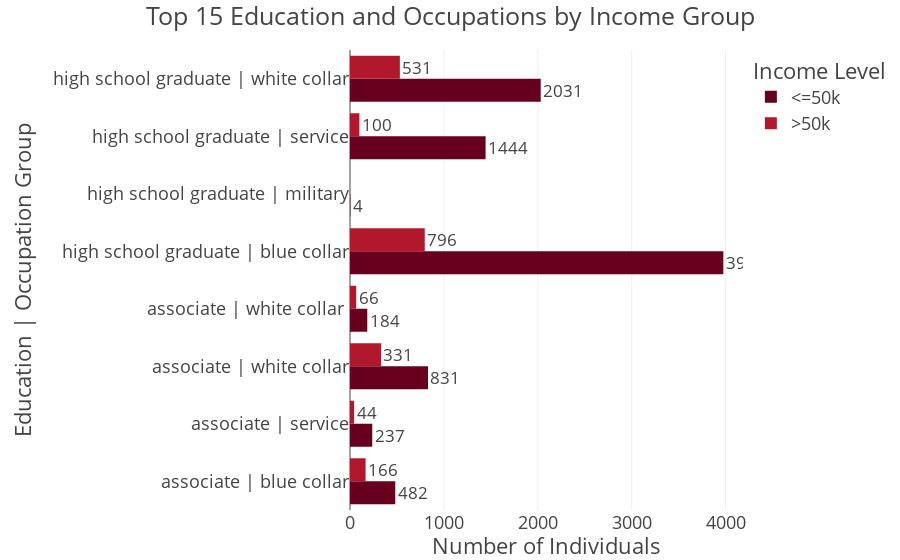
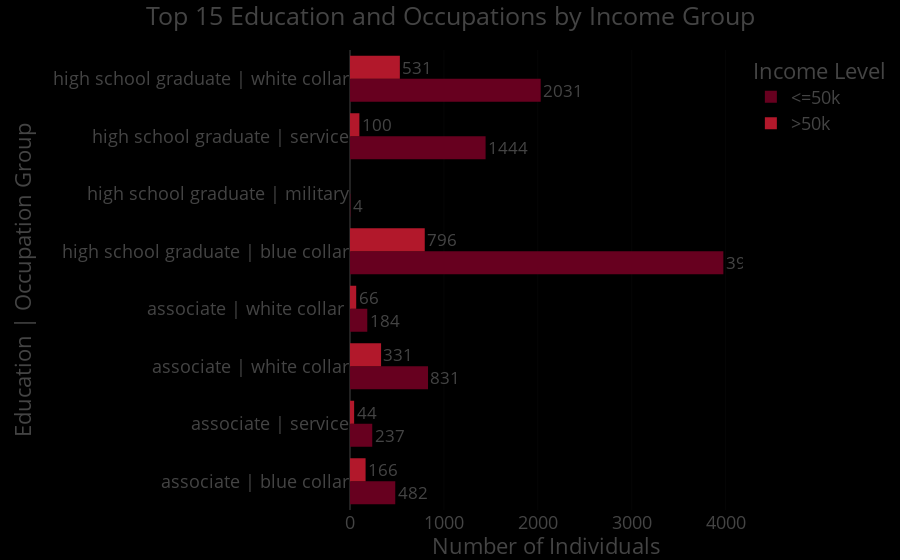

The notebook cell these images were saved under, in order:
### Code cell
num = 15
adult_df_combos = adult_df_income_educ_occ.head(num)

fig = px.bar(
    adult_df_combos,
    x='total_income_distr',
    y='edu_occ',
    color='income',
    orientation='h',
    title=f'Top {num} Education and Occupations by Income Group',
    barmode='group',
    height=500,

    color_discrete_sequence=px.colors.sequential.RdBu,
    text='total_income_distr'
)

fig.update_layout(
    template='presentation',
    xaxis_title='Number of Individuals',
    yaxis_title='Education | Occupation Group',
    legend_title=dict(text='Income Level'),
    margin=dict(l=350, r=50, t=50, b=50)  # fixed typo here
)

fig.update_traces(textposition='outside')
fig.show()
fig.update_layout(template='presentation', paper_bgcolor='rgb(0, 0, 0)', plot_bgcolor='rgb(0, 0, 0)')

# Save in multiple formats
fig.write_image(os.path.join(results_dir, 'income_distribution_by_eduandocc_bar_plot.jpg'))
fig.write_image(os.path.join(results_dir, 'income_distribution_by_eduandocc_bar_plot.png'))
fig.write_html(os.path.join(results_dir, 'income_distribution_by_eduandocc_bar_plot.html'))

fig.show()

### Figure 1 — Plotly figure (JSON) as saved in the notebook; plotly's stock layout.template omitted (floating-point values rounded to 4 significant figures)
{"data": [{"alignmentgroup": "True", "hovertemplate": "income=<=50k<br>total_income_distr=%{text}<br>edu_occ=%{y}<extra></extra>", "legendgroup": "<=50k", "marker": {"color": "rgb(103,0,31)", "pattern": {"shape": ""}}, "name": "<=50k", "offsetgroup": "<=50k", "orientation": "h", "showlegend": true, "text": [482.0, 237.0, 831.0, 184.0, 3976.0, 4.0, 1444.0, 2031.0], "textposition": "outside", "type": "bar", "x": [482, 237, 831, 184, 3976, 4, 1444, 2031], "xaxis": "x", "y": ["associate | blue collar", "associate | service", "associate | white collar", "associate | white collar ", "high school graduate | blue collar", "high school graduate | military", "high school graduate | service", "high school graduate | white collar"], "yaxis": "y"}, {"alignmentgroup": "True", "hovertemplate": "income=>50k<br>total_income_distr=%{text}<br>edu_occ=%{y}<extra></extra>", "legendgroup": ">50k", "marker": {"color": "rgb(178,24,43)", "pattern": {"shape": ""}}, "name": ">50k", "offsetgroup": ">50k", "orientation": "h", "showlegend": true, "text": [166.0, 44.0, 331.0, 66.0, 796.0, 100.0, 531.0], "textposition": "outside", "type": "bar", "x": [166, 44, 331, 66, 796, 100, 531], "xaxis": "x", "y": ["associate | blue collar", "associate | service", "associate | white collar", "associate | white collar ", "high school graduate | blue collar", "high school graduate | service", "high school graduate | white collar"], "yaxis": "y"}], "layout": {"autosize": true, "barmode": "group", "legend": {"title": {"text": "Income Level"}, "tracegroupgap": 0}, "margin": {"b": 50, "l": 350, "r": 50, "t": 50}, "title": {"text": "Top 15 Education and Occupations by Income Group"}, "xaxis": {"anchor": "y", "autorange": true, "domain": [0, 1], "range": [0, 4185.0], "title": {"text": "Number of Individuals"}, "type": "linear"}, "yaxis": {"anchor": "x", "autorange": true, "domain": [0, 1], "range": [-0.5, 7.5], "title": {"text": "Education | Occupation Group"}, "type": "category"}}}

### Figure 2 — Plotly figure (JSON) as saved in the notebook; plotly's stock layout.template omitted (floating-point values rounded to 4 significant figures)
{"data": [{"alignmentgroup": "True", "hovertemplate": "income=<=50k<br>total_income_distr=%{text}<br>edu_occ=%{y}<extra></extra>", "legendgroup": "<=50k", "marker": {"color": "rgb(103,0,31)", "pattern": {"shape": ""}}, "name": "<=50k", "offsetgroup": "<=50k", "orientation": "h", "showlegend": true, "text": [482.0, 237.0, 831.0, 184.0, 3976.0, 4.0, 1444.0, 2031.0], "textposition": "outside", "type": "bar", "x": [482, 237, 831, 184, 3976, 4, 1444, 2031], "xaxis": "x", "y": ["associate | blue collar", "associate | service", "associate | white collar", "associate | white collar ", "high school graduate | blue collar", "high school graduate | military", "high school graduate | service", "high school graduate | white collar"], "yaxis": "y"}, {"alignmentgroup": "True", "hovertemplate": "income=>50k<br>total_income_distr=%{text}<br>edu_occ=%{y}<extra></extra>", "legendgroup": ">50k", "marker": {"color": "rgb(178,24,43)", "pattern": {"shape": ""}}, "name": ">50k", "offsetgroup": ">50k", "orientation": "h", "showlegend": true, "text": [166.0, 44.0, 331.0, 66.0, 796.0, 100.0, 531.0], "textposition": "outside", "type": "bar", "x": [166, 44, 331, 66, 796, 100, 531], "xaxis": "x", "y": ["associate | blue collar", "associate | service", "associate | white collar", "associate | white collar ", "high school graduate | blue collar", "high school graduate | service", "high school graduate | white collar"], "yaxis": "y"}], "layout": {"autosize": true, "barmode": "group", "legend": {"title": {"text": "Income Level"}, "tracegroupgap": 0}, "margin": {"b": 50, "l": 350, "r": 50, "t": 50}, "paper_bgcolor": "rgb(0, 0, 0)", "plot_bgcolor": "rgb(0, 0, 0)", "title": {"text": "Top 15 Education and Occupations by Income Group"}, "xaxis": {"anchor": "y", "autorange": true, "domain": [0, 1], "range": [0, 4185.0], "title": {"text": "Number of Individuals"}, "type": "linear"}, "yaxis": {"anchor": "x", "autorange": true, "domain": [0, 1], "range": [-0.5, 7.5], "title": {"text": "Education | Occupation Group"}, "type": "category"}}}
